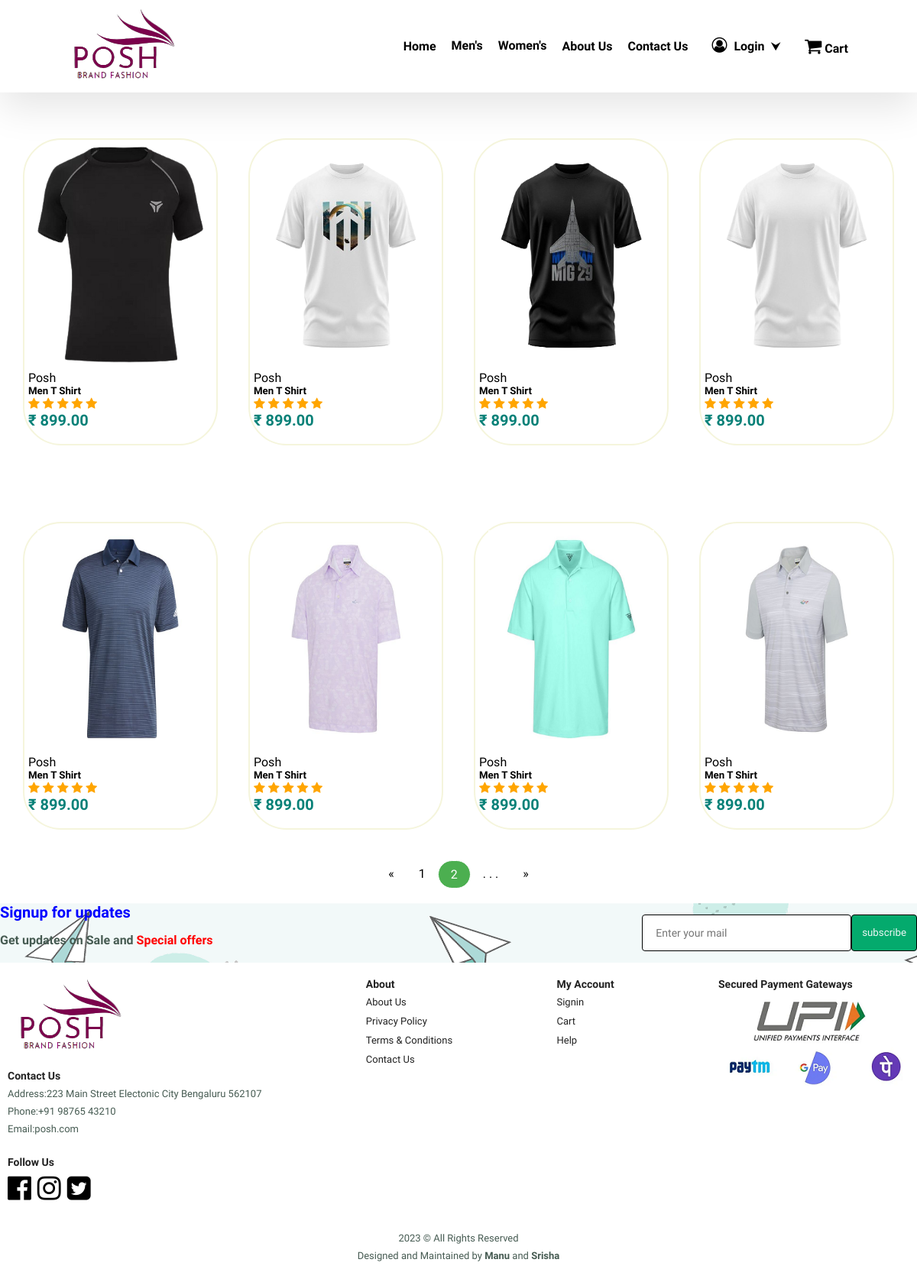
/men_app_2.php, run on the app's committed database.
### tables this page shows
CREATE TABLE `products` (
  `product_id` int(11) NOT NULL,
  `Gender` varchar(10) NOT NULL,
  `product_name` varchar(100) NOT NULL,
  `product_category` varchar(100) NOT NULL,
  `product_description` varchar(255) NOT NULL,
  `product_image` varchar(255) NOT NULL,
  `product_price` decimal(6,2) NOT NULL,
  `product_special offer` int(2) NOT NULL,
  `product_color` varchar(100) NOT NULL
);

### Includes/men_up.php (called while the page is built, shortened)
<?php
include('connection.php');
$stmt3 = $conn->prepare("SELECT * FROM products WHERE Gender='Men' AND product_category='Apparal/tshirt' LIMIT 4");
$stmt3->execute();
$men_up2 = $stmt3->get_result();
$stmt4 = $conn->prepare("SELECT * FROM products WHERE Gender='Men' AND product_category='Apparal/polo_tshirt' LIMIT 4");
$stmt4->execute();
$men_up3 = $stmt4->get_result();
?>

### men_app_2.php (the view, shortened to what this page needs)
<html>
<head>
    <link rel="stylesheet" href="https://cdnjs.cloudflare.com/ajax/libs/font-awesome/4.7.0/css/font-awesome.min.css">
    <link rel="stylesheet" href="styles.css">
</head>
<body>
 <?php include_once("includes/head.php"); ?>
                  <section id="topproduct" class="section-p1">
                  <div class="Collection">
                      <?php include('Includes/men_up.php'); ?>
                      <?php while($row = $men_up2->fetch_assoc()) { ?>
                          <div class="product">
                             <a href="<?php echo "single_product_app.php?product_id=".$row['product_id']; ?>"> <img src="Assets/<?php echo $row['product_image']; ?>"></a>
                              <div class="description">
                              <span>Posh</span>
                                  <h5><?php echo $row['product_name']; ?></h5>
                                  <div class="rating">
                                          <span class="fa fa-star checked"></span>
                                          <span class="fa fa-star checked"></span>
                                          <span class="fa fa-star checked"></span>
                                          <span class="fa fa-star checked"></span>
                                          <span class="fa fa-star checked"></span>
                                  </div>
                              <h4>&#8377; <?php echo $row['product_price']; ?></h4>
                              </div>
                  </div>
                  <?php } ?>
                  </section>
                  <section id="topproduct" class="section-p1">
                  <div class="Collection">
                      <?php include('Includes/men_up.php'); ?>
                      <?php while($row = $men_up3->fetch_assoc()) { ?>
                          <div class="product">
                             <a href="<?php echo "single_product_app.php?product_id=".$row['product_id']; ?>"> <img src="Assets/<?php echo $row['product_image']; ?>"></a>
                              <div class="description">
                              <span>Posh</span>
                                  <h5><?php echo $row['product_name']; ?></h5>
                                  <div class="rating">
                                          <span class="fa fa-star checked"></span>
                                          <span class="fa fa-star checked"></span>
                                          <span class="fa fa-star checked"></span>
                                          <span class="fa fa-star checked"></span>
                                          <span class="fa fa-star checked"></span>
                                  </div>
                              <h4>&#8377; <?php echo $row['product_price']; ?></h4>
                              </div>
                  </div>
                  <?php } ?>
                  </section>
           <div class="pagination">
            <a href="men_app_1.php">&laquo;</a>
            <a class="" href="men_app_1.php">1</a>
            <a class="active" href="men_app_2.php">2</a>
            <a href="#"> . . .</a>
            <a href="men_app_1.php">&raquo;</a>
          </div>
          <br/>
</body>
</html>

### styles.css (style rules this page uses)
* { margin: 0; padding: 0; box-sizing: border-box; font-family: "Spartan", sans-serif; }
html { scroll-behavior: smooth; }
.checked { color: orange; }
section { padding: auto; }
h4 { font-size: 20px; color: #222; }
p { font-size: 16px; color: #465b52; margin: 15px 0 20px 0; }
.section-p1 { padding: 20px 10px; }
body { width: 100%; }
#topproduct { text-align: center; }
#topproduct .product img { width: 90%; }
#topproduct .product .description { text-align: start; padding: 10px 0; }
#topproduct .product h4 { color: #088178; }
#topproduct .Collection { display: flex; justify-content: space-between; padding-top: 20px; }
#subscribe { display: flex; justify-content: space-between; flex-wrap: wrap; align-items: center; background-image: url("Assets/newsletter-background.png"); background-repeat: no-repeat; }
#subscribe h4 { font-size: 20px; font-weight: 500; color:blue; }
#subscribe p span { color:red }
#subscribe .form { display: flex; width: 30%; }
#subscribe input { height: 3rem; padding: 0 1.24em; width: 100%; border :1px double black; font-size: 14px; border-radius: 4px; outline: none; }
#subscribe .form button { height: 3rem; padding: 0 1.24em; background-color: #04AA6D; color: #eef7f6; white-space: inherit; padding: 13px; border :1px double black; width: 100%; border-radius: 4px; }
footer { display: flex; flex-wrap: wrap; justify-content: space-between; }
footer .col { display: flex; flex-direction: column; align-items: flex-start; margin-bottom: 20px; }
footer h4 { font-size: 14px; margin:0 0 8px 0; }
footer p { font-size: 13px; margin: 0 0 8px 0; }
footer a { font-size: 13px; text-decoration: none; color:#222; margin-bottom: 10px; }
footer .follow { margin-top: 20px; }
footer .follow i { color:black; padding-right: 4px; cursor: pointer; }
footer .copyright { width: 100%; text-align: center; }
.pagination { display: flex; justify-content: center; }
.pagination a { color: black; float: left; padding: 8px 16px; text-decoration: none; }
.pagination a.active { background-color: #4CAF50; color: white; border: 1px solid #fff; border-radius: 30px; }

### data on the page
products: product_image (picture), product_name "Men T Shirt", product_price "899.00"
products: product_image (picture), product_name "Men T Shirt", product_price "899.00"
products: product_image (picture), product_name "Men T Shirt", product_price "899.00"
products: product_image (picture), product_name "Men T Shirt", product_price "899.00"
products: product_image (picture), product_name "Men T Shirt", product_price "899.00"
products: product_image (picture), product_name "Men T Shirt", product_price "899.00"
products: product_image (picture), product_name "Men T Shirt", product_price "899.00"
products: product_image (picture), product_name "Men T Shirt", product_price "899.00"
